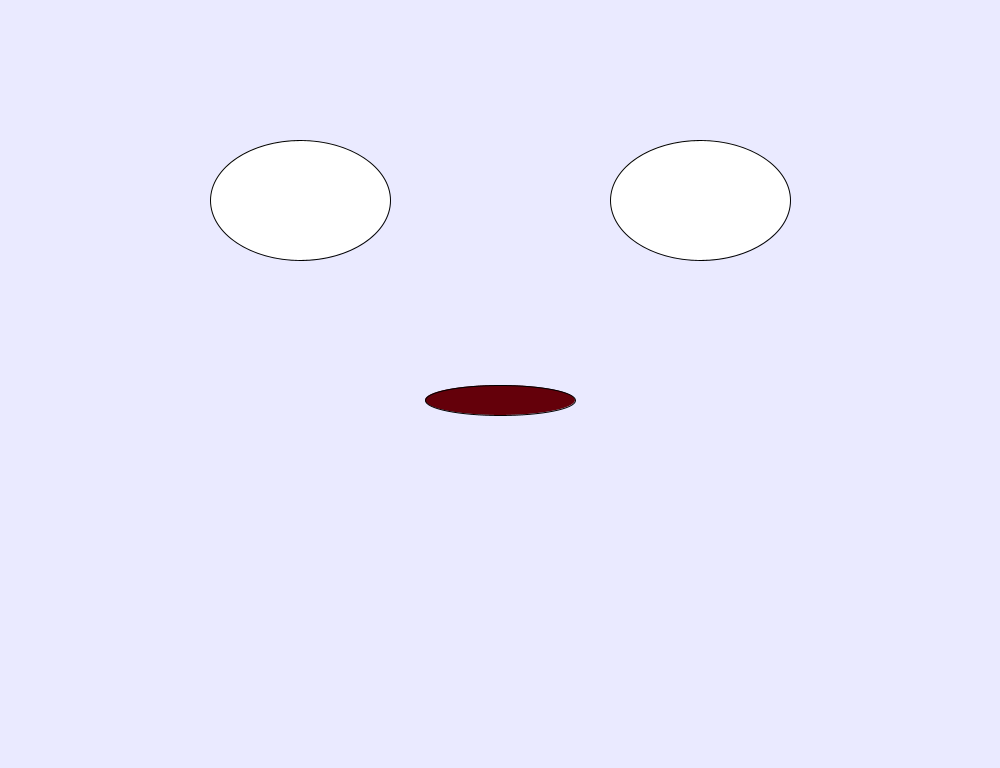
Frame 1 (no input)
Frame 60 (the mouse pressed at the canvas centre just before this capture): identical to frame 1, image omitted
Frame 120 (the mouse held since frame 60 and released just before this capture): identical to frame 1, image omitted

The Processing sketch that drew this single still picture (run headless with seeded random() and noise(); from frame 60 on, the mouse is pressed at the canvas centre):

// Processing sketch: EyeFollow
// ── EyeFollow.pde
void setup(){
size(1000, 768);
}
void draw(){
background (234,234,2343);
fill(255,255,255);
ellipse(300,200,180,120);
ellipse(700,200,180,120);
fill(100,0,10);
ellipse (500, 400, 150, 30);
if ((mouseX <380 && mouseX>230) && (mouseY<240 && mouseY > 160)){
fill(65,65,65);
ellipse(mouseX, mouseY, 50, 50);
ellipse(mouseX+400, mouseY, 50, 50); 


}}
